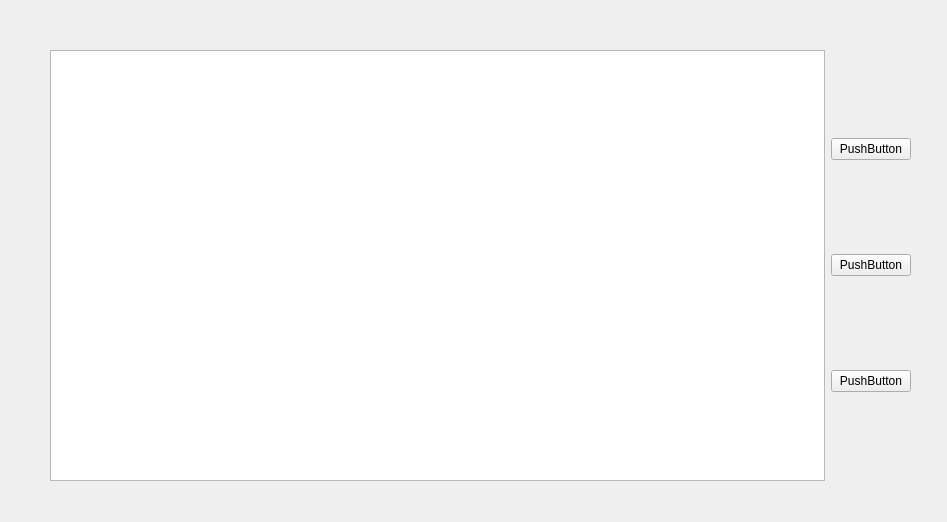
<?xml version="1.0" encoding="UTF-8"?>
<ui version="4.0">
 <class>MainWidget</class>
 <widget class="QWidget" name="MainWidget">
  <property name="geometry">
   <rect>
    <x>0</x>
    <y>0</y>
    <width>947</width>
    <height>522</height>
   </rect>
  </property>
  <property name="windowTitle">
   <string>MainWidget</string>
  </property>
  <property name="inputMethodHints">
   <set>Qt::ImhDigitsOnly</set>
  </property>
  <widget class="QWidget" name="horizontalLayoutWidget">
   <property name="geometry">
    <rect>
     <x>40</x>
     <y>40</y>
     <width>881</width>
     <height>451</height>
    </rect>
   </property>
   <layout class="QHBoxLayout" name="horizontalLayout" stretch="10,0">
    <property name="sizeConstraint">
     <enum>QLayout::SetMaximumSize</enum>
    </property>
    <property name="leftMargin">
     <number>10</number>
    </property>
    <property name="topMargin">
     <number>10</number>
    </property>
    <property name="rightMargin">
     <number>10</number>
    </property>
    <property name="bottomMargin">
     <number>10</number>
    </property>
    <item>
     <widget class="QGraphicsView" name="graphicsView">
      <property name="enabled">
       <bool>true</bool>
      </property>
      <property name="sizePolicy">
       <sizepolicy hsizetype="MinimumExpanding" vsizetype="MinimumExpanding">
        <horstretch>0</horstretch>
        <verstretch>0</verstretch>
       </sizepolicy>
      </property>
      <property name="minimumSize">
       <size>
        <width>700</width>
        <height>0</height>
       </size>
      </property>
      <property name="sizeAdjustPolicy">
       <enum>QAbstractScrollArea::AdjustIgnored</enum>
      </property>
      <property name="resizeAnchor">
       <enum>QGraphicsView::AnchorViewCenter</enum>
      </property>
     </widget>
    </item>
    <item>
     <layout class="QGridLayout" name="gridLayout">
      <property name="sizeConstraint">
       <enum>QLayout::SetMaximumSize</enum>
      </property>
      <item row="2" column="0">
       <widget class="QPushButton" name="pushButton_3">
        <property name="text">
         <string>PushButton</string>
        </property>
       </widget>
      </item>
      <item row="1" column="0">
       <widget class="QPushButton" name="pushButton_2">
        <property name="text">
         <string>PushButton</string>
        </property>
       </widget>
      </item>
      <item row="0" column="0">
       <widget class="QPushButton" name="pushButton">
        <property name="text">
         <string>PushButton</string>
        </property>
       </widget>
      </item>
     </layout>
    </item>
   </layout>
  </widget>
 </widget>
 <resources/>
 <connections/>
</ui>
